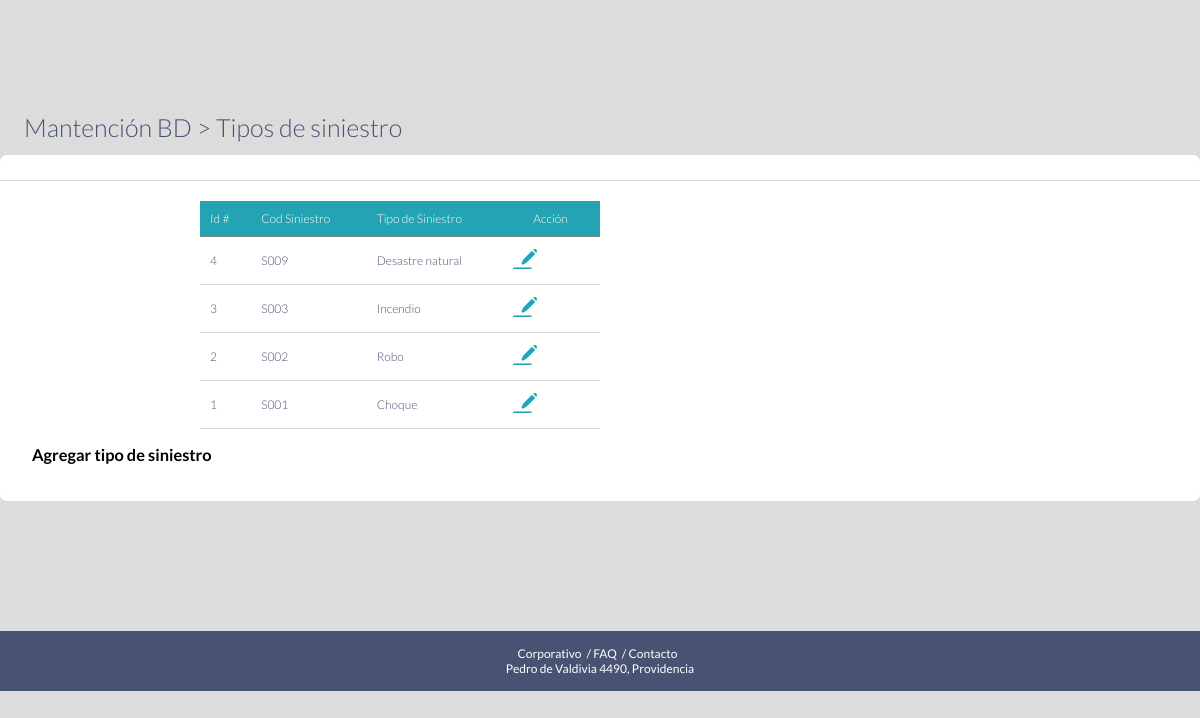
Screenshot of /editar_siniestros/ with the database file from the repository.
### web_base/models.py (models this page shows, shortened)
class TipoSiniestro(models.Model):
    cod_siniestro= models.CharField(max_length=100, null=False,verbose_name="Código siniestro")
    tipo_siniestro = models.CharField(max_length=100, null=False,verbose_name="Tipo siniestro")
    creado_el = models.DateTimeField(auto_now_add=True, verbose_name='Creado el')
    class Meta:
        verbose_name = 'Tipo Siniestro'
        verbose_name_plural = 'Tipos de siniestro'
        ordering = ['-creado_el']

### web_base/views.py (the view)
# urls.py: path('editar_siniestros/',TipoSiniestroListView.as_view(),name='editar_tipo_siniestro'),
class TipoSiniestroListView(ListView):
    model = TipoSiniestro
    context_object_name= 'tipo_siniestros'
    class Meta:
        ordering = ['tipo_siniestros']
    def get_context_data(self,**kwarg):
        context = super().get_context_data(**kwarg)
        context['tipo_siniestros'] = context['tipo_siniestros'] #filtra las tareas del usuario que está logeado en el momento
        return context

### web_base/templates/web_base/tiposiniestro_list.html (shortened to what this page needs)
{% extends 'layout.html' %}
{% load static %}
{% block content %}
    <div class="titulos"><a href="{% url 'mantencion' %}">Mantención BD > </a>Tipos de siniestro</div>
    <div id="base">
        <hr>
    <table class="tabla_general">
    <tr class="tr_general">
        <th>Id #</th>
        <th>Cod Siniestro</th>
        <th>Tipo de Siniestro</th>
        <th class="th_general">Acción</th>
    </tr>
    {% for tipo_siniestro in tipo_siniestros%}
        {% if tipo_siniestro.tipo_siniestro and tipo_siniestro.cod_siniestro %}
        <tr class="tr_general">
            <td >{{tipo_siniestro.id }}</td>
            <td >{{tipo_siniestro.cod_siniestro }}</td>
            <td >{{tipo_siniestro.tipo_siniestro}} </td>
            <td class="td_general"><a href="{% url 'editar_tipo_siniestro' %}{{tipo_siniestro.id}}">
                <img src="{% static 'iconos/editar.png' %}" alt="Ver">
                </a>
            </td>
        </tr>
        {% endif %}
    {% endfor %}
    </table>
<p>
    <a href="{% url 'editar_tipo_siniestro' %}"><h3 class="subs">Agregar tipo de siniestro</h3></a>
    </p>
{% endblock %}

### web_base/static/css/style.css (style rules this page uses)
body { background: rgb(220, 220, 220); font-family: 'Lato', sans-serif; color: #485272; margin-left: 0; margin-top:40px; width: 100%; height:100%; }
a { text-decoration: none!important; color: black; }
html { scroll-behavior: smooth; }
#base { background: white; border-radius: 7px; padding-top: 5px; padding-left: 0px; padding-bottom: 20px; margin-top: 13px; margin-bottom: 130px; font-size: 14px; }
.titulos { margin-top: 100px; font-weight: 350; margin-top: 30px; font-size: 25px; padding-left: 24px; color:#485272; padding-top:72px; }
.titulos a { color:#485272; }
.subs { color:#485272; margin-left:32px; }
table { width: 100%; text-align: left; border-collapse:collapse ; margin-top: 20px; margin-left: 0; }
th,td { padding:10px; font-weight: 300; font-size: 12px; }
th { background-color: #24a4b2; border-bottom: solid 1px grey; color:white; }
tr:nth-child(even) { background-color: rgb(236, 235, 235); }
hr { border:0; background-color:rgb(218, 218, 218); height: 1px; margin-top: 20px; margin-left: 0px; }
.tabla_general { width: 400px; text-align: left; border-collapse:collapse ; margin-left: 200px; }
.tr_general { border-bottom: 1px solid rgb(218, 218, 218); }
.tr_general:nth-child(even) { background-color:white; border-bottom: 1px solid rgb(218, 218, 218); }
.td_general { padding-left: 10px; }
.th_general { padding-left: 30px; }

### rows the page displays
TipoSiniestro: id "4", cod_siniestro "S009", tipo_siniestro "Desastre natural"
TipoSiniestro: id "3", cod_siniestro "S003", tipo_siniestro "Incendio"
TipoSiniestro: id "2", cod_siniestro "S002", tipo_siniestro "Robo"
TipoSiniestro: id "1", cod_siniestro "S001", tipo_siniestro "Choque"
